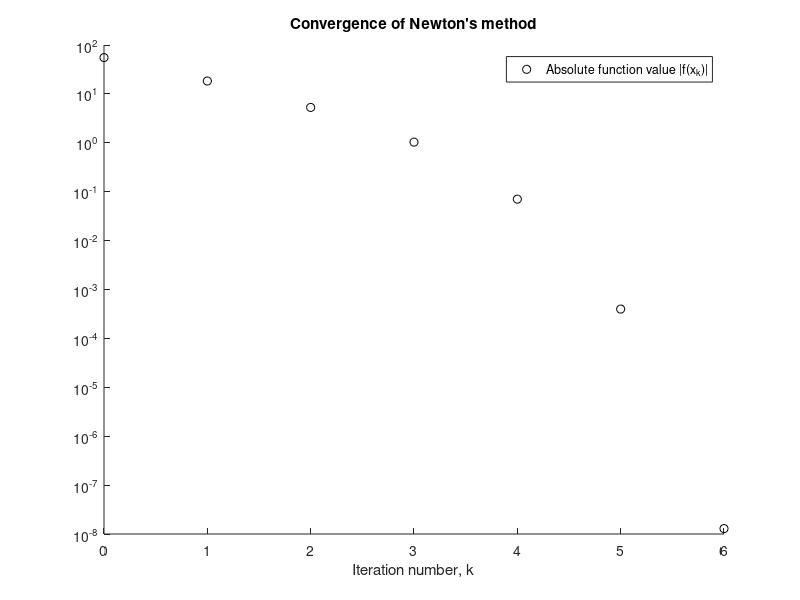
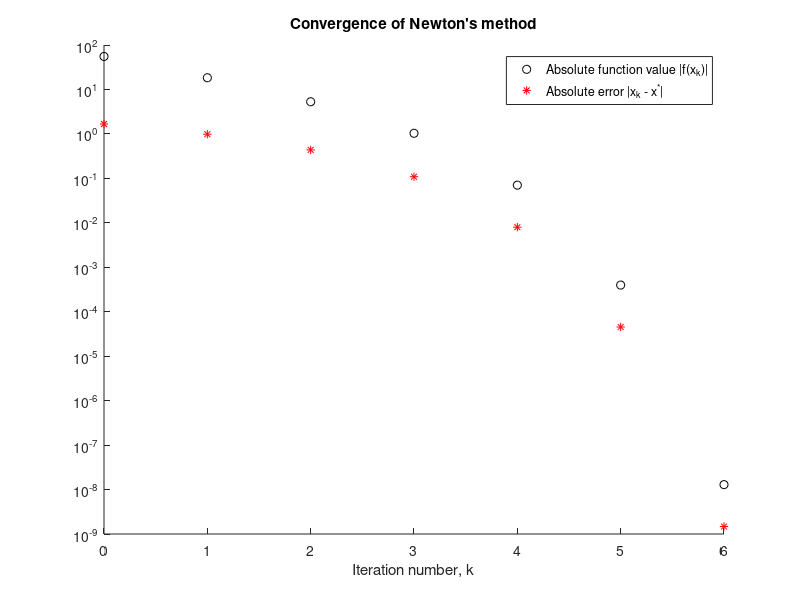

The MATLAB script that drew these images, in order:
clc
clear

%% Problem 4: Writeup

f = @(x) x.*(exp(x)) - 5;
f_deriv = @(x) (x+1).*(exp(x));

x_save = [3];

for a = 1:10
    x_new = x_save(a,1) - f(x_save(a,1)) / f_deriv(x_save(a,1));
    x_save(a+1,1) = x_new;
    if (abs(f(x_save(a+1,1))) < 10^-6)
        break
    end
end

xs = 0:a;

hold on;
plot(xs,abs(f(x_save)),'ko');
set(gca,'YScale','log');
xlabel('Iteration number, k');
title('Convergence of Newton''s method');
legend('Absolute function value |f(x_{k})|','Location','Northeast');

print(gcf,'-dpng','convergent_function_values.png');

%% Problem 6: Writeup

root = fzero(f, 3);
diff = abs(x_save-root);

plot(xs,diff,'r*');
legend('Absolute function value |f(x_{k})|','Absolute error |x_{k} - x^{*}|','Location','Best');

print(gcf,'-dpng','convergence_compare.png');